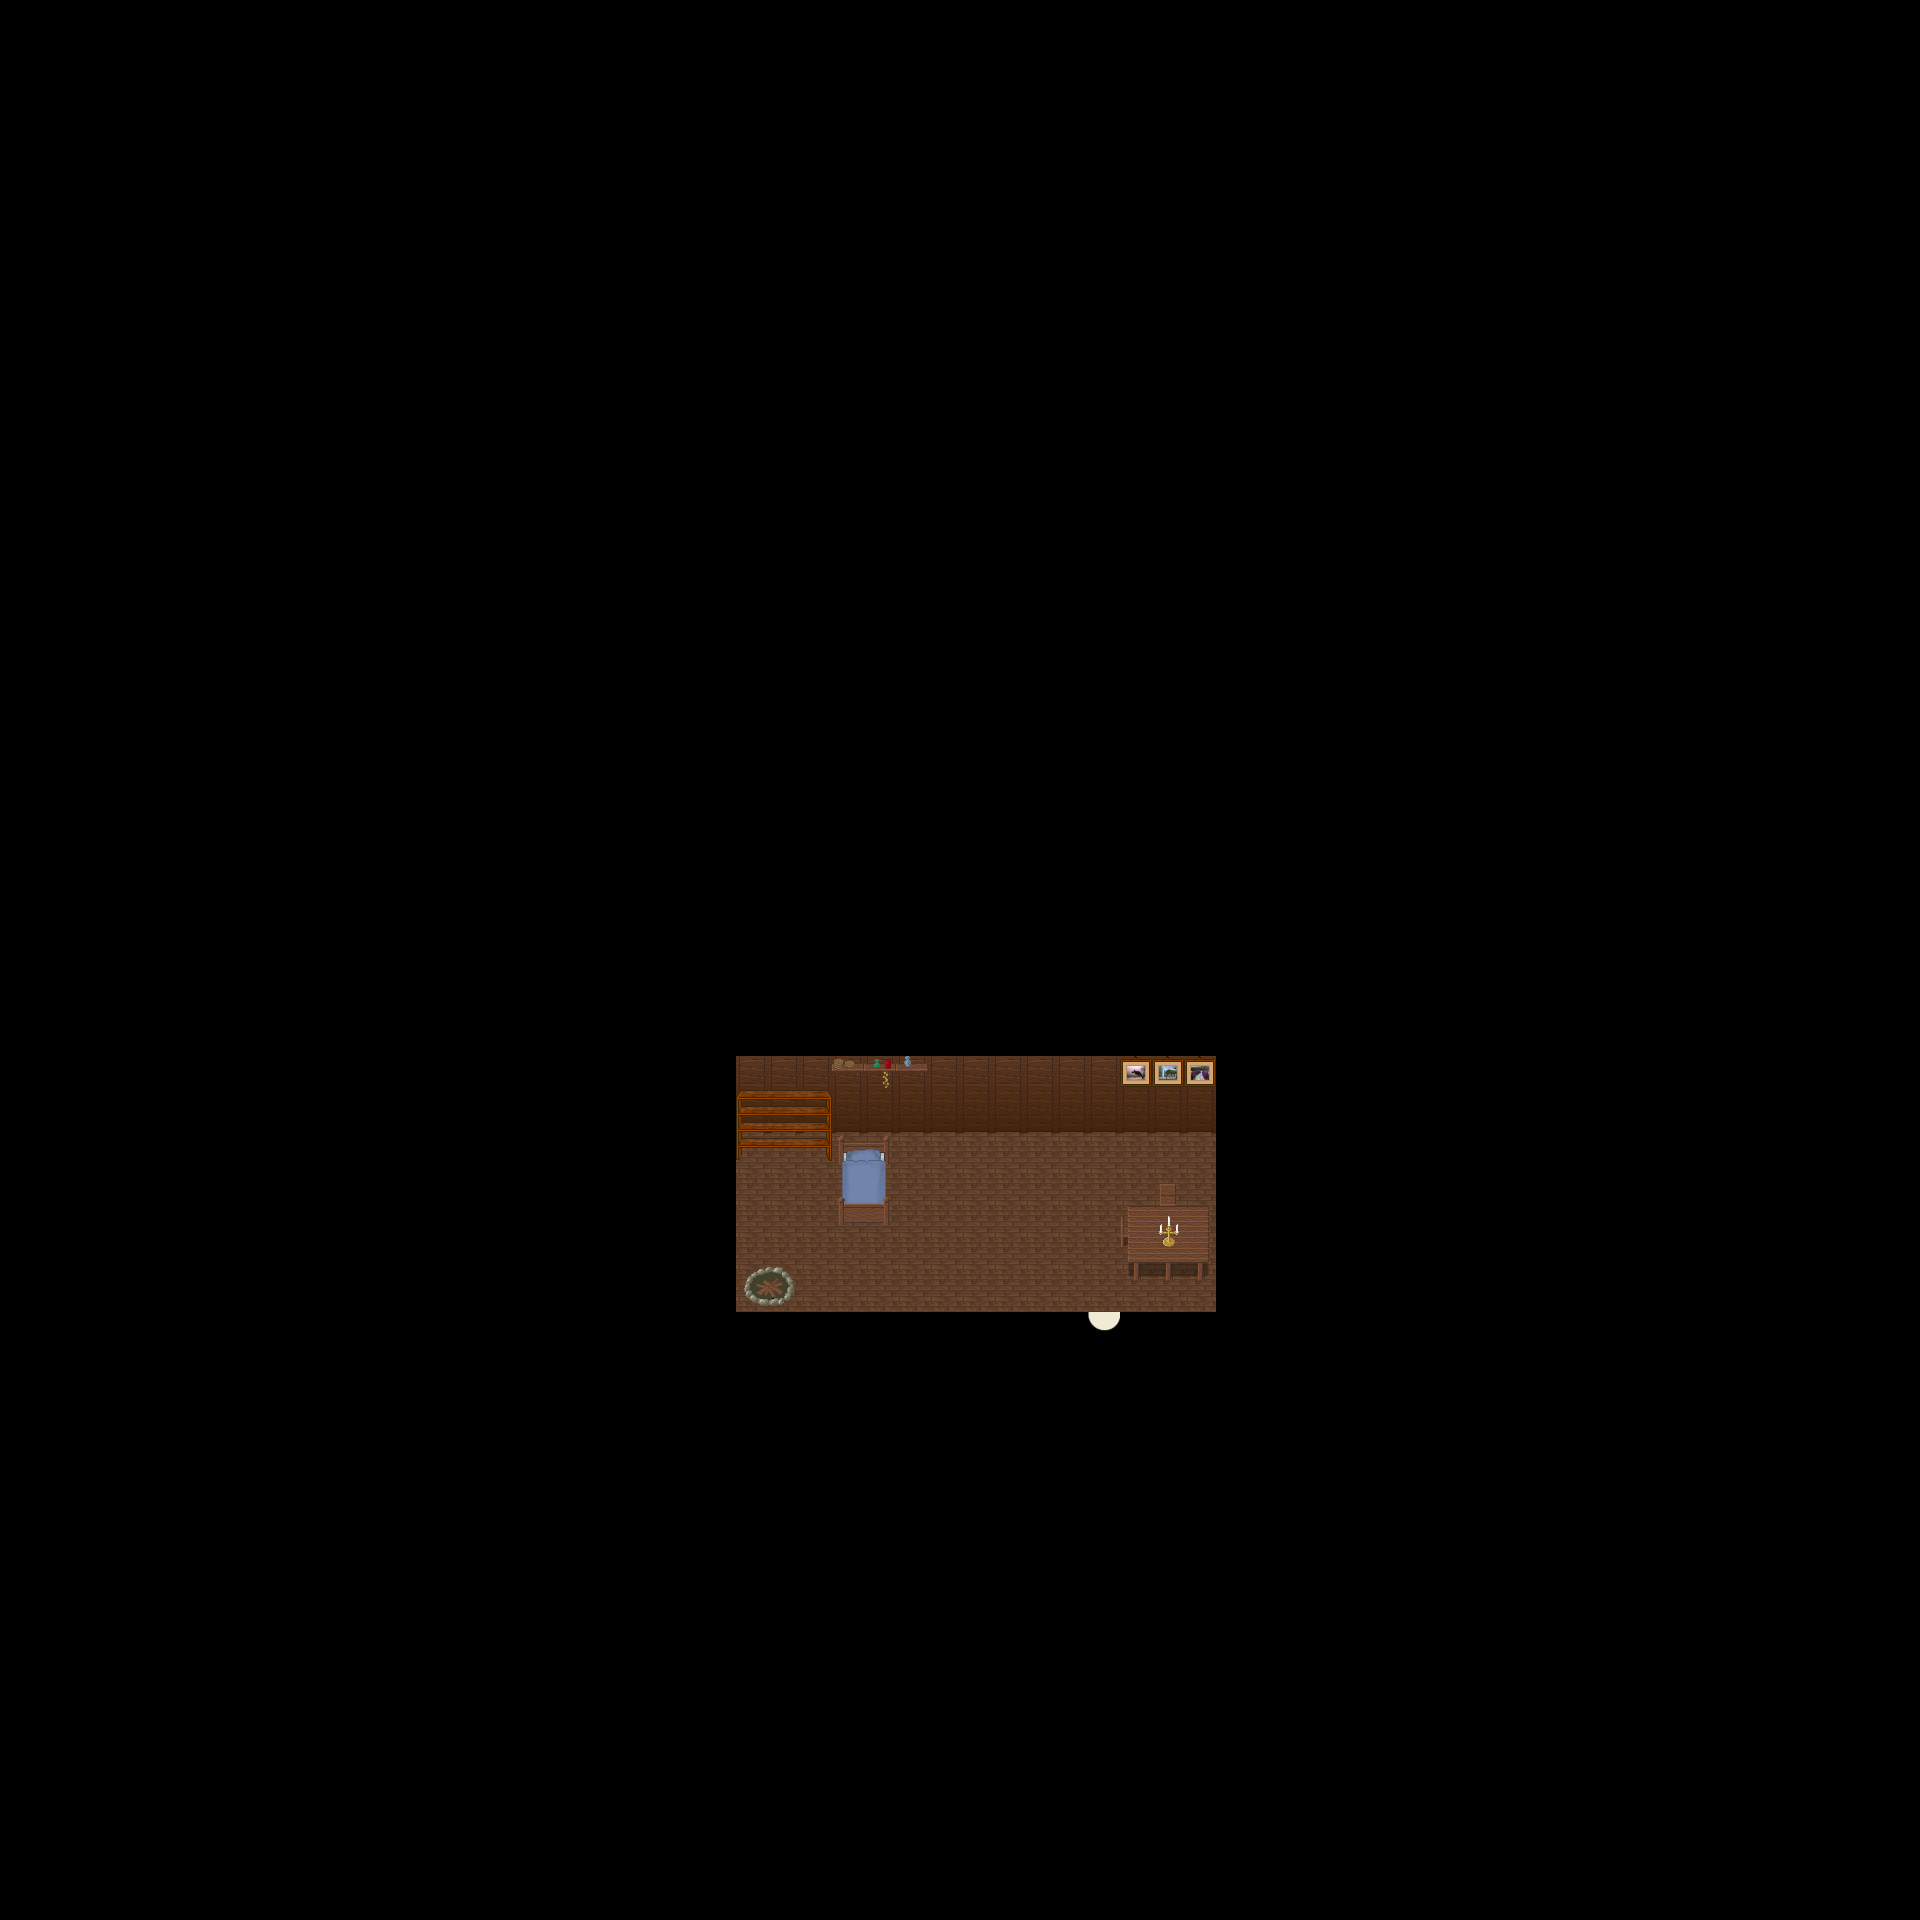

Rendered tile map (Tiled .tmx) drawn with the repository's tilesets; below, a short description and the map source with its tile grids summarised:
An orthogonal 60x60 tile map with 32x32 px tiles, 6 tile layers (Ground, Ground, Ground, Ground, ...), 1 hidden layer not drawn, 6 tilesets and 2 objects (SCRIPT, WARP).

<map version="1.0" orientation="orthogonal" width="60" height="60" tilewidth="32" tileheight="32">
 <properties>
  <property name="music" value="faith.ogg" />
 </properties>
 <tileset firstgid="1" name="collision1_32_32" tilewidth="32" tileheight="32">
  <image source="../graphics/tiles/collision1_32_32.png" width="1024" height="1024" />
 </tileset>
 <tileset firstgid="1025" name="indoor3_32_32" tilewidth="32" tileheight="32">
  <image source="../graphics/tiles/indoor3_32_32.png" width="1024" height="1024" />
 </tileset>
 <tileset firstgid="2049" name="indoor2_32_32" tilewidth="32" tileheight="32">
  <image source="../graphics/tiles/indoor2_32_32.png" width="1024" height="1024" />
 </tileset>
 <tileset firstgid="3073" name="indoor2_32_64" tilewidth="32" tileheight="64">
  <image source="../graphics/tiles/indoor2_32_64.png" width="1024" height="1024" />
 </tileset>
 <tileset firstgid="3585" name="indoor2_32_96" tilewidth="32" tileheight="96">
  <image source="../graphics/tiles/indoor2_32_96.png" width="1024" height="960" />
 </tileset>
 <tileset firstgid="3905" name="indoor1_32_64" tilewidth="32" tileheight="64">
  <image source="../graphics/tiles/indoor1_32_64.png" width="1024" height="1024" />
 </tileset>
 <layer name="Ground" width="60" height="60">
  <data>[3600 cells, 3600 non-empty, 7 distinct tile ids]</data>
 </layer>
 <layer name="Ground" width="60" height="60">
  <data>[3600 cells, 45 non-empty, 3 distinct tile ids]</data>
 </layer>
 <layer name="Ground" width="60" height="60">
  <data>[3600 cells, 21 non-empty, 21 distinct tile ids]</data>
 </layer>
 <layer name="Ground" width="60" height="60">
  <data>[3600 cells, 1 non-empty, 1 distinct tile ids]</data>
 </layer>
 <layer name="Fringe" width="60" height="60">
  <data>[3600 cells, 3 non-empty, 3 distinct tile ids]</data>
 </layer>
 <layer name="Over" width="60" height="60">
  <data>[3600 cells, 3 non-empty, 3 distinct tile ids]</data>
 </layer>
 <layer name="Collision" width="60" height="60" visible="0">
  <data>[3600 cells, 3509 non-empty, 1 distinct tile ids]</data>
 </layer>
 <objectgroup name="Object" width="60" height="60">
  <object name="External Map Events" type="SCRIPT" x="0" y="0">
   <properties>
    <property name="FILENAME" value="scripts/maps/iw-nelaro-house23-o00-o00-o00.lua" />
   </properties>
  </object>
  <object name="Warp to city" type="WARP" x="1087" y="1313" width="32" height="32">
   <properties>
    <property name="DEST_MAP" value="ow-o0000-n0004-o0000" />
    <property name="DEST_X" value="2352" />
    <property name="DEST_Y" value="4976" />
   </properties>
  </object>
 </objectgroup>
</map>
